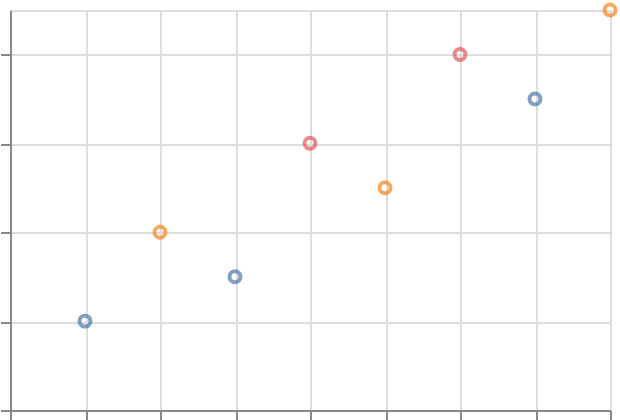

Specify this chart in Vega-Lite:
### Vega-Lite specification from a JSON file in a GitHub repository (floating-point values rounded to 4 significant figures)
{"$schema": "https://vega.github.io/schema/vega-lite/v6.json", "padding": 5, "autosize": "none", "width": 300, "height": 200, "data": {"name": "table", "values": [{"c": "A", "g": "p", "x": 1, "y": 2, "v": 5, "t": "2024-01-15", "o": {"v": 3}, "IMDB Rating": 6.1, "d": "x1"}, {"c": "B", "g": "q", "x": 2, "y": 4, "v": 9, "t": "2024-02-20", "o": {"v": 7}, "IMDB Rating": 7.4, "d": "x2"}, {"c": "A", "g": "q", "x": 3, "y": 3, "v": 2, "t": "2024-03-05", "o": {"v": 1}, "IMDB Rating": 5.2, "d": "x1"}, {"c": "C", "g": "p", "x": 4, "y": 6, "v": 7, "t": "2024-05-30", "o": {"v": 4}, "IMDB Rating": 8.8, "d": "x3"}, {"c": "B", "g": "p", "x": 5, "y": 5, "v": 4, "t": "2024-07-11", "o": {"v": 9}, "IMDB Rating": 6.9, "d": "x2"}, {"c": "C", "g": "q", "x": 6, "y": 8, "v": 6, "t": "2024-09-02", "o": {"v": 2}, "IMDB Rating": 7.7, "d": "x3"}, {"c": "A", "g": "p", "x": 7, "y": 7, "v": 8, "t": "2024-11-25", "o": {"v": 5}, "IMDB Rating": 4.4, "d": "x1"}, {"c": "B", "g": "q", "x": 8, "y": 9, "v": 3, "t": "2024-12-31", "o": {"v": 8}, "IMDB Rating": 9.1, "d": "x2"}]}, "mark": "point", "encoding": {"x": {"field": "x", "type": "quantitative"}, "y": {"field": "y", "type": "quantitative"}, "stroke": {"field": "c", "type": "nominal"}}}
